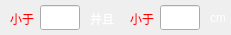
    <widget class="QWidget" name="widget" native="true">
     <property name="geometry">
      <rect>
       <x>47</x>
       <y>80</y>
       <width>231</width>
       <height>35</height>
      </rect>
     </property>
     <property name="minimumSize">
      <size>
       <width>0</width>
       <height>35</height>
      </size>
     </property>
     <property name="maximumSize">
      <size>
       <width>16777215</width>
       <height>50</height>
      </size>
     </property>
     <property name="styleSheet">
      <string notr="true">QWidget#widget{
border:1px solid rgb(255,255,255);
}</string>
     </property>
     <widget class="QLineEdit" name="lineEditYesCouplingNumber">
      <property name="geometry">
       <rect>
        <x>40</x>
        <y>5</y>
        <width>40</width>
        <height>25</height>
       </rect>
      </property>
      <property name="minimumSize">
       <size>
        <width>40</width>
        <height>25</height>
       </size>
      </property>
      <property name="maximumSize">
       <size>
        <width>40</width>
        <height>25</height>
       </size>
      </property>
      <property name="styleSheet">
       <string notr="true">color: rgb(255, 255, 255);</string>
      </property>
     </widget>
     <widget class="QLabel" name="label_17">
      <property name="geometry">
       <rect>
        <x>90</x>
        <y>11</y>
        <width>25</width>
        <height>15</height>
       </rect>
      </property>
      <property name="minimumSize">
       <size>
        <width>25</width>
        <height>15</height>
       </size>
      </property>
      <property name="maximumSize">
       <size>
        <width>25</width>
        <height>15</height>
       </size>
      </property>
      <property name="styleSheet">
       <string notr="true">QLabel{
color: rgb(255, 255, 255);
font: 75 10pt &quot;新宋体&quot;;
}</string>
      </property>
      <property name="text">
       <string>并且</string>
      </property>
     </widget>
     <widget class="QLineEdit" name="lineEditYesCouplingLength">
      <property name="geometry">
       <rect>
        <x>160</x>
        <y>5</y>
        <width>40</width>
        <height>25</height>
       </rect>
      </property>
      <property name="minimumSize">
       <size>
        <width>40</width>
        <height>25</height>
       </size>
      </property>
      <property name="maximumSize">
       <size>
        <width>40</width>
        <height>25</height>
       </size>
      </property>
      <property name="styleSheet">
       <string notr="true">color: rgb(255, 255, 255);</string>
      </property>
     </widget>
     <widget class="QLabel" name="label_29">
      <property name="geometry">
       <rect>
        <x>10</x>
        <y>11</y>
        <width>25</width>
        <height>15</height>
       </rect>
      </property>
      <property name="minimumSize">
       <size>
        <width>25</width>
        <height>15</height>
       </size>
      </property>
      <property name="maximumSize">
       <size>
        <width>25</width>
        <height>15</height>
       </size>
      </property>
      <property name="styleSheet">
       <string notr="true">QLabel{
color: rgb(255, 0, 0);
font: 75 10pt &quot;新宋体&quot;;
}</string>
      </property>
      <property name="text">
       <string>小于</string>
      </property>
     </widget>
     <widget class="QLabel" name="label_30">
      <property name="geometry">
       <rect>
        <x>130</x>
        <y>11</y>
        <width>25</width>
        <height>15</height>
       </rect>
      </property>
      <property name="minimumSize">
       <size>
        <width>25</width>
        <height>15</height>
       </size>
      </property>
      <property name="maximumSize">
       <size>
        <width>25</width>
        <height>15</height>
       </size>
      </property>
      <property name="styleSheet">
       <string notr="true">QLabel{
color: rgb(255, 0, 0);
font: 75 10pt &quot;新宋体&quot;;
}</string>
      </property>
      <property name="text">
       <string>小于</string>
      </property>
     </widget>
     <widget class="QLabel" name="label_41">
      <property name="geometry">
       <rect>
        <x>210</x>
        <y>10</y>
        <width>15</width>
        <height>15</height>
       </rect>
      </property>
      <property name="minimumSize">
       <size>
        <width>15</width>
        <height>15</height>
       </size>
      </property>
      <property name="maximumSize">
       <size>
        <width>15</width>
        <height>15</height>
       </size>
      </property>
      <property name="styleSheet">
       <string notr="true">QLabel{
color: rgb(255, 255, 255);
font: 75 10pt &quot;新宋体&quot;;
}</string>
      </property>
      <property name="text">
       <string>cm</string>
      </property>
     </widget>
    </widget>
